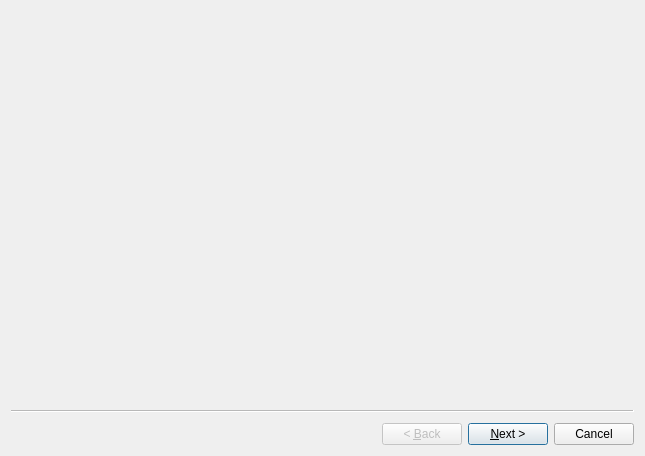
<?xml version="1.0" encoding="UTF-8"?>
<ui version="4.0">
 <class>Wizard</class>
 <widget class="QWizard" name="Wizard">
  <property name="geometry">
   <rect>
    <x>0</x>
    <y>0</y>
    <width>645</width>
    <height>456</height>
   </rect>
  </property>
  <property name="windowTitle">
   <string>Wizard</string>
  </property>
  <widget class="ProSetPage" name="wizardPage1"/>
  <widget class="ConfirmPage" name="wizardPage2"/>
 </widget>
 <customwidgets>
  <customwidget>
   <class>ProSetPage</class>
   <extends>QWizardPage</extends>
   <header>prosetpage.h</header>
   <container>1</container>
  </customwidget>
  <customwidget>
   <class>ConfirmPage</class>
   <extends>QWizardPage</extends>
   <header>confirmpage.h</header>
   <container>1</container>
  </customwidget>
 </customwidgets>
 <resources/>
 <connections/>
</ui>
